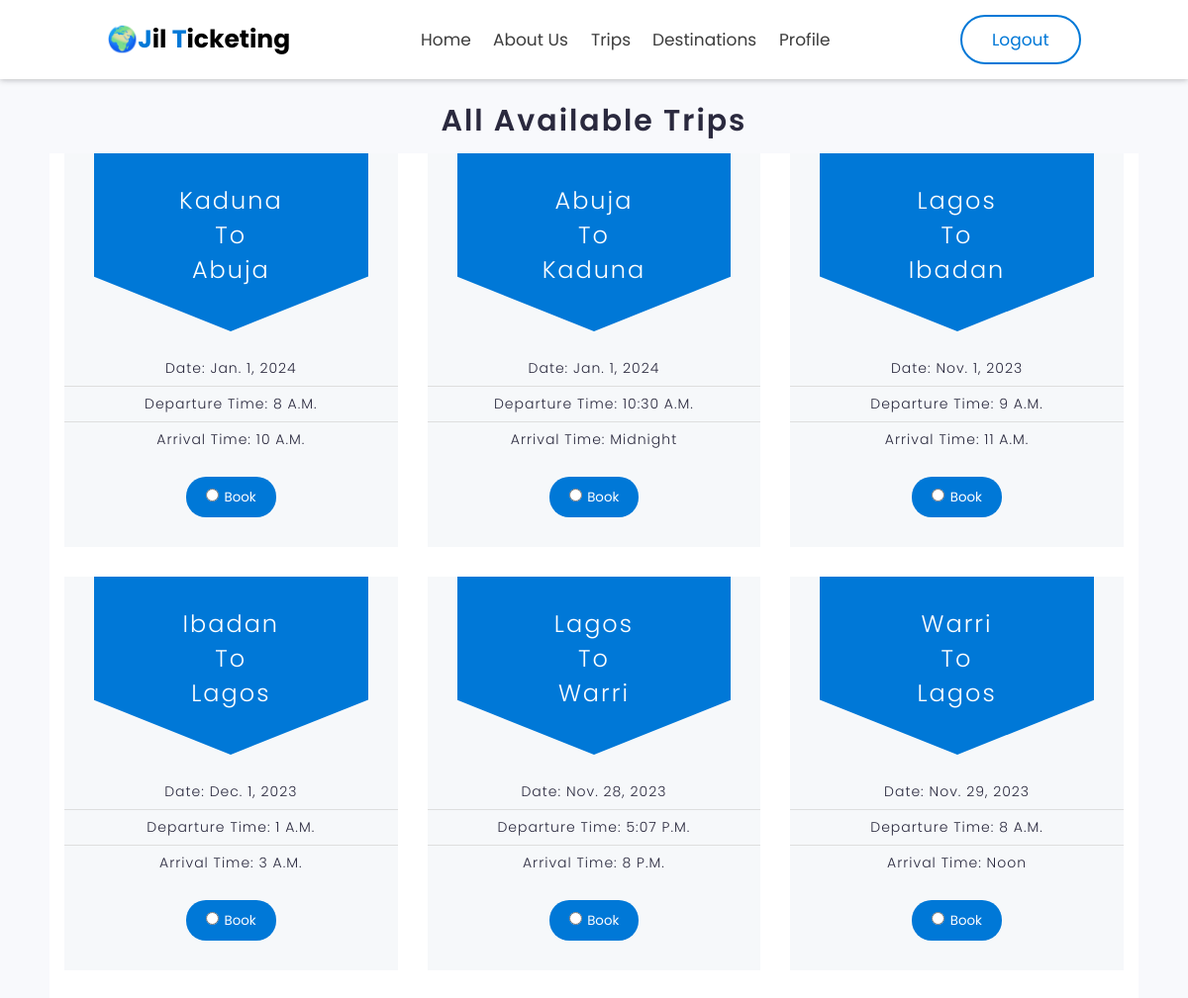
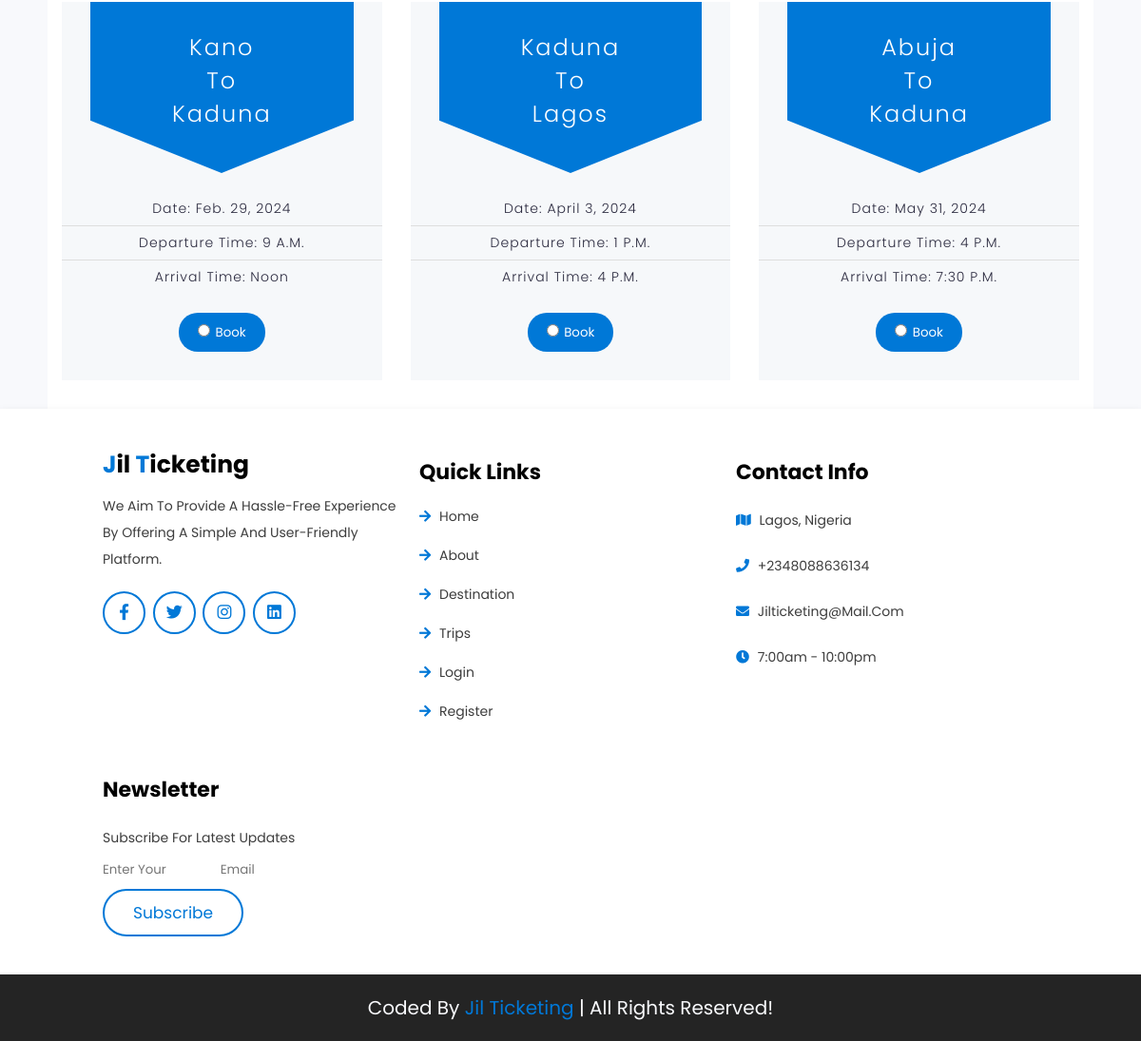
Page /trips on the committed database (2 pictures, top to bottom).
### accounts/models.py (models this page shows, shortened)
class Trip(models.Model):
    name = models.CharField(max_length=50)
    date = models.DateField()
    seats = models.IntegerField(default=20)
    departure = models.CharField(max_length=50)
    departure_time = models.TimeField(default="00:00:00")
    destination = models.CharField(max_length=50)
    arrival_time = models.TimeField(default="00:00:00")

### accounts/views.py (the view, shortened to what this page needs)
# urls.py: path("trips", views.TripsView, name="trips"),
def TripsView(request):
    trips = Trip.objects.all()
    context = {"trips": trips}
    return render(request, "accounts/trips.html", context)

### templates/accounts/trips.html (shortened to what this page needs)
{% load static %}
<!DOCTYPE html>
<html lang="en">
  <head>
    <link rel="stylesheet"
      href="https://cdnjs.cloudflare.com/ajax/libs/font-awesome/5.15.4/css/all.min.css">
    <link rel="stylesheet" href="{% static 'styles/destination.css' %}">
    <link rel="stylesheet"
      href="https://cdnjs.cloudflare.com/ajax/libs/aos/2.3.4/aos.css">
    <link rel="stylesheet" href="{% static 'styles/index.css' %}">
  </head>
  <body>
    <header class="header">
      <a data-aos="zoom-in-left" data-aos-delay="150" href="#"
        class="logo"><span>🌍J</span>il <span>T</span>icketing
      </a>
      <div class="nav">
        <a data-aos="zoom-in-left" data-aos-delay="300" href="{% url 'home' %}">Home</a>
        <a data-aos="zoom-in-left" data-aos-delay="450" href="#about">About us</a>
        <a data-aos="zoom-in-left" data-aos-delay="750" href="{% url 'trips' %}">Trips</a>
        <a data-aos="zoom-in-left" data-aos-delay="450" href="#destination">Destinations</a>
        <a data-aos="zoom-in-left" data-aos-delay="600" href="{% url 'profile' %}">Profile</a>
    </div>
<div>
<a data-aos="zoom-in-left" data-aos-delay="1300" href="{% url 'logout' %}" class="btn">Logout</a>
</div>
    </header>
    <h1 class="demo-title">
      All Available Trips<br>
    </h1>
    <div class="pricing-table">
      {% for trip in trips %}
      <div class="ptable-item">
        <div class="ptable-single">
          <form action='' method="post">
            <div class="ptable-header">
              <div class="ptable-title">
                <h2>{{trip.departure}} <br>To<br> {{trip.destination}}</h2>
              </div>
            </div>
            <div class="ptable-body">
              <div class="ptable-description">
                <ul>
                  <li>Date: {{trip.date}}</li>
                  <li> Departure Time: {{trip.departure_time}}</li>
                  <li> Arrival Time: {{trip.arrival_time}}</li>
                </ul>
              </div>
            </div>
            <div class="ptable-footer">
              <div class="ptable-action">
                <a>
                  <input type="radio" name="trip" value="{{trip.id}}">
                  <input type="submit" value="Book" class="submitbutton">
                </a>
              </div>
            </div>
          </div>
        </div>
        {% endfor %}
      </div>
      <section class="footer">
        <div class="box-container">
          <div class="box" data-aos="fade-up" data-aos-delay="150">
            <a href="#" class="logo"> <span>J</span>il <span>T</span>icketing
            </a>
            <p> We Aim To Provide A Hassle-Free Experience By Offering A
              Simple And User-Friendly Platform.</p>
            <div class="share">
              <a href="#" class="fab fa-facebook-f"></a>
              <a href="#" class="fab fa-twitter"></a>
              <a href="#" class="fab fa-instagram"></a>
              <a href="#" class="fab fa-linkedin"></a>
            </div>
          </div>
          <div class="box" data-aos="fade-up" data-aos-delay="300">
            <h3>quick links</h3>
            <a href="#home" class="links"> <i class="fas
                fa-arrow-right"></i> home </a>
            <a href="#about" class="links"> <i class="fas
                fa-arrow-right"></i> about </a>
            <a href="#destination" class="links"> <i class="fas
                fa-arrow-right"></i> destination </a>
            <a href="#services" class="links"> <i class="fas
                fa-arrow-right"></i> trips </a>
            <a href="#gallery" class="links"> <i class="fas
                fa-arrow-right"></i> Login </a>
            <a href="#blogs" class="links"> <i class="fas
                fa-arrow-right"></i> register </a>
          </div>
          <div class="box" data-aos="fade-up" data-aos-delay="450">
            <h3>contact info</h3>
            <p> <i class="fas fa-map"></i> Lagos, Nigeria </p>
            <p> <i class="fas fa-phone"></i> +2348088636134 </p>
            <p> <i class="fas fa-envelope"></i> jilticketing@mail.com
            </p>
            <p> <i class="fas fa-clock"></i> 7:00am - 10:00pm </p>
          </div>
          <div class="box" data-aos="fade-up" data-aos-delay="600">
            <h3>newsletter</h3>
            <p>subscribe for latest updates</p>
            <form action="">
              <input type="email" name="" placeholder="enter your
                email" class="email" id="">
              <input type="submit" value="subscribe" class="btn">
            </form>
          </div>
        </div>
      </section>
      <div class="credit">Coded by <span>Jil Ticketing</span> | all rights
        reserved!</div>
    </body>
  </html>

### static/styles/destination.css (style rules this page uses)
*, *::before, *::after { box-sizing: border-box; }
h1.demo-title { margin-top: 100px; text-align: center; font-size: 30px; margin-bottom: 10px; font-weight: 600; color: #2A293E; letter-spacing: 2px; }
.pricing-table { display: flex; flex-flow: row wrap; width: 100%; max-width: 1100px; margin: 0 auto; background: #ffffff; }
.pricing-table .ptable-item { width: 33.33%; padding: 0 15px; margin-bottom: 30px; }
.pricing-table .ptable-single { position: relative; width: 100%; overflow: hidden; }
.pricing-table .ptable-header, .pricing-table .ptable-body, .pricing-table .ptable-footer { position: relative; width: 100%; text-align: center; overflow: hidden; }
.ptable-action .submitbutton { background-color: #0078D7; color: white; }
.pricing-table .ptable-status, .pricing-table .ptable-title, .pricing-table .ptable-price, .pricing-table .ptable-description, .pricing-table .ptable-action { position: relative; width: 100%; text-align: center; }
.pricing-table .ptable-single { background: #f6f8fa; }
.pricing-table .ptable-header { margin: 0 30px; padding: 30px 0 45px 0; width: auto; background: #0078D7; }
.pricing-table .ptable-header::before, .pricing-table .ptable-header::after { content: ""; position: absolute; bottom: 0; width: 0; height: 0; border-bottom: 100px solid #f6f8fa; }
.pricing-table .ptable-header::before { right: 50%; border-right: 250px solid transparent; }
.pricing-table .ptable-header::after { left: 50%; border-left: 250px solid transparent; }
.pricing-table .ptable-title h2 { color: #ffffff; font-size: 24px; font-weight: 300; letter-spacing: 2px; }
.pricing-table .ptable-body { padding: 20px 0; }
.pricing-table .ptable-description ul { margin: 0; padding: 0; list-style: none; }
.pricing-table .ptable-description ul li { color: #2A293E; font-size: 14px; font-weight: 300; letter-spacing: 1px; padding: 7px; border-bottom: 1px solid #dedede; }
.pricing-table .ptable-description ul li:last-child { border: none; }
.pricing-table .ptable-footer { padding-bottom: 30px; }
.pricing-table .ptable-action a { display: inline-block; padding: 10px 20px; color: #fff; font-size: 14px; font-weight: 500; letter-spacing: 2px; text-decoration: none; background: #0078D7; border-radius: 20px; }

### rows in the picture
Trip: departure "Kaduna", destination "Abuja", date "Jan. 1, 2024", departure_time "8 A.m.", arrival_time "10 A.m."
Trip: departure "Abuja", destination "Kaduna", date "Jan. 1, 2024", departure_time "10:30 A.m.", arrival_time "Midnight"
Trip: departure "Lagos", destination "Ibadan", date "Nov. 1, 2023", departure_time "9 A.m.", arrival_time "11 A.m."
Trip: departure "Ibadan", destination "Lagos", date "Dec. 1, 2023", departure_time "1 A.m.", arrival_time "3 A.m."
Trip: departure "Lagos", destination "Warri", date "Nov. 28, 2023", departure_time "5:07 P.m.", arrival_time "8 P.m."
Trip: departure "Warri", destination "Lagos", date "Nov. 29, 2023", departure_time "8 A.m.", arrival_time "Noon"
Trip: departure "Kano", destination "Kaduna", date "Feb. 29, 2024", departure_time "9 A.m.", arrival_time "Noon"
Trip: departure "Kaduna", destination "Lagos", date "April 3, 2024", departure_time "1 P.m.", arrival_time "4 P.m."
Trip: departure "Abuja", destination "Kaduna", date "May 31, 2024", departure_time "4 P.m.", arrival_time "7:30 P.m."
